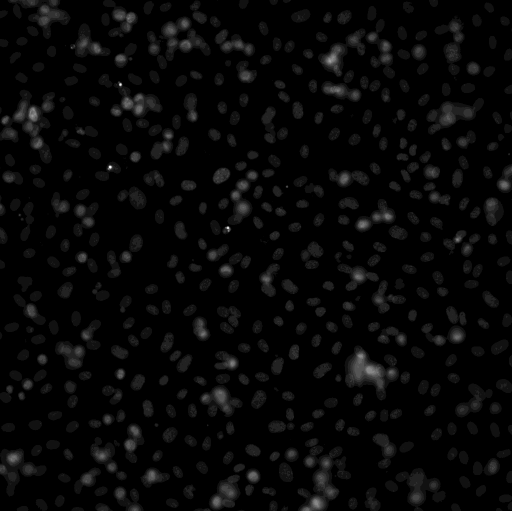
#> input picture fig3/v2/runs_preflight/optimise_by_eye_nuclei_r2/agent_folder/image.tif, 1024 x 1022 px, found by its file name (shown at 1/2 size)
$ python code_as_returned.py
#> lines starting #> are read from the running program, lines starting #| are printed output that depends on the picture; after the words box and inside, x2 and y2 are one past the last pixel; in counts of white or black regions, pixels touching at a corner belong together
"""Segment endothelial nuclei in a 2D DAPI image; measure area (µm²) and aspect ratio.

Reads image.tif (Y, X; uint16, 12-bit) from the working directory and writes
labels.tif, measurements.csv and debug outputs (debug/).
"""
from __future__ import annotations

from dataclasses import dataclass
from pathlib import Path

import numpy as np
import pandas as pd
import tifffile
from scipy import ndimage as ndi
from skimage import filters, io, measure, morphology, segmentation

MAX_12BIT = 4095


@dataclass(frozen=True)
class Params:
    pixel_size_um: float = 0.65
    smooth_sigma_um: float = 0.65        # ~1 px Gaussian to suppress shot noise
    local_block_um: float = 35.0         # local-threshold window, > nucleus length (~16 µm)
    floor_mad_factor: float = 5.0        # global floor = median + 5 * robust sigma
    open_radius_px: int = 2              # removes thin bridges / specks
    split_h_px: float = 1.0              # h-maxima height on the distance map
    min_area_um2: float = 40.0
    max_area_um2: float = 250.0
    min_solidity: float = 0.88
    bright_factor: float = 2.5           # cancer-nucleus cut-off, x median object intensity
    keep_border: bool = False


def load_image(path: Path) -> np.ndarray:
    if not path.exists():
        raise FileNotFoundError(f"{path} not found in {Path.cwd()}")
    img = tifffile.imread(path)
    if img.ndim != 2:
        raise ValueError(f"Expected a 2D (Y, X) image, got shape {img.shape}")
    if img.dtype != np.uint16:
        raise ValueError(f"Expected uint16, got {img.dtype}")
    if img.max() > MAX_12BIT:
        raise ValueError(f"Max value {img.max()} exceeds 12-bit range ({MAX_12BIT})")
    n_saturated = int((img == MAX_12BIT).sum())
    if n_saturated:
        print(f"WARNING: {n_saturated} saturated pixels (value {MAX_12BIT}); "
              "intensity-based cancer-cell rejection is less reliable there.")
    return img


def smooth(img: np.ndarray, sigma_px: float) -> np.ndarray:
    return filters.gaussian(img.astype(np.float32), sigma=sigma_px, preserve_range=True)


def background_floor(smoothed: np.ndarray, mad_factor: float) -> float:
    median = np.median(smoothed)
    robust_sigma = 1.4826 * np.median(np.abs(smoothed - median))
    return float(median + mad_factor * robust_sigma)


def foreground_mask(smoothed: np.ndarray, p: Params) -> np.ndarray:
    block = int(round(p.local_block_um / p.pixel_size_um)) | 1  # must be odd
    local = filters.threshold_local(smoothed, block_size=block, method="gaussian")
    mask = (smoothed > local) & (smoothed > background_floor(smoothed, p.floor_mad_factor))
    mask = ndi.binary_fill_holes(mask)
    footprint = morphology.disk(p.open_radius_px)
    return ndi.binary_opening(mask, structure=footprint)


def split_touching(mask: np.ndarray, h_px: float) -> np.ndarray:
    """Watershed on the distance map; h-maxima markers avoid over-splitting ellipses."""
    distance = filters.gaussian(ndi.distance_transform_edt(mask), sigma=1.0)
    markers = measure.label(morphology.h_maxima(distance, h_px))
    return segmentation.watershed(-distance, markers, mask=mask)


def describe_objects(labels: np.ndarray, raw: np.ndarray, p: Params) -> pd.DataFrame:
    table = pd.DataFrame(measure.regionprops_table(
        labels, intensity_image=raw,
        properties=("label", "area", "solidity", "intensity_mean", "bbox")))
    px_area = p.pixel_size_um ** 2
    table["area_um2"] = table["area"] * px_area
    h, w = labels.shape
    table["touches_border"] = ((table["bbox-0"] == 0) | (table["bbox-1"] == 0)
                               | (table["bbox-2"] == h) | (table["bbox-3"] == w))
    return table


def reject_reasons(table: pd.DataFrame, p: Params) -> pd.Series:
    size_ok = table["area_um2"].between(p.min_area_um2, p.max_area_um2)
    reference = table.loc[size_ok, "intensity_mean"].median()
    reason = pd.Series("", index=table.index)
    # Later rules overwrite earlier ones, so the first rule listed has the highest priority.
    reason[table["solidity"] < p.min_solidity] = "low_solidity"
    reason[table["intensity_mean"] > p.bright_factor * reference] = "bright_cancer_like"
    if not p.keep_border:
        reason[table["touches_border"]] = "touches_border"
    reason[~size_ok] = "size"
    print(f"Reference (median) object intensity: {reference:.1f}; "
          f"cancer cut-off: {p.bright_factor * reference:.1f}")
    return reason


def measure_final(labels: np.ndarray, p: Params) -> pd.DataFrame:
    props = measure.regionprops_table(
        labels, properties=("label", "area", "major_axis_length", "minor_axis_length"))
    table = pd.DataFrame(props)
    return pd.DataFrame({
        "label": table["label"],
        "area_um2": table["area"] * p.pixel_size_um ** 2,
        "aspect_ratio": table["major_axis_length"] / table["minor_axis_length"],
    })


def save_overlay(raw: np.ndarray, accepted: np.ndarray, rejected: np.ndarray, path: Path) -> None:
    base = np.clip(raw / np.percentile(raw, 99.5), 0, 1) ** 0.5
    rgb = np.dstack([base] * 3)
    rgb[segmentation.find_boundaries(rejected > 0)] = (1, 0, 0)   # red: rejected
    rgb[segmentation.find_boundaries(accepted > 0)] = (0, 1, 0)   # green: endothelial
    io.imsave(path, (rgb * 255).astype(np.uint8), check_contrast=False)


def main() -> None:
    p = Params()
    raw = load_image(Path("image.tif"))
#> in load_image, img is the input picture: shape (1022, 1024) uint16; min 48, max 4095, mean 224.9
#> in load_image, `n_saturated = int((img == MAX_12BIT).sum())`: n_saturated = 6
#| WARNING: 6 saturated pixels (value 4095); intensity-based cancer-cell rejection is less reliable there.
    debug = Path("debug")
    debug.mkdir(exist_ok=True)

    smoothed = smooth(raw, p.smooth_sigma_um / p.pixel_size_um)
    mask = foreground_mask(smoothed, p)
#> in foreground_mask, `local = filters.threshold_local(smoothed, block_size=block, method="ga..`:
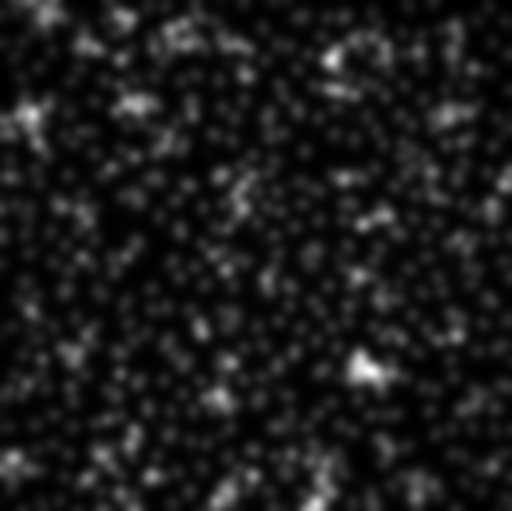
#> local: shape (1022, 1024) float32 (shown at 1/2 size); min 63.31, max 1520, mean 224.9; drawn with min black and max white
#> in background_floor, `median = np.median(smoothed)`: median = 110.1
#> in background_floor, `robust_sigma = 1.4826 * np.median(np.abs(smoothed - median))`: robust_sigma = 53.03
#> in foreground_mask, `mask = (smoothed > local) & (smoothed > background_floor(smoothed, p.f..`:
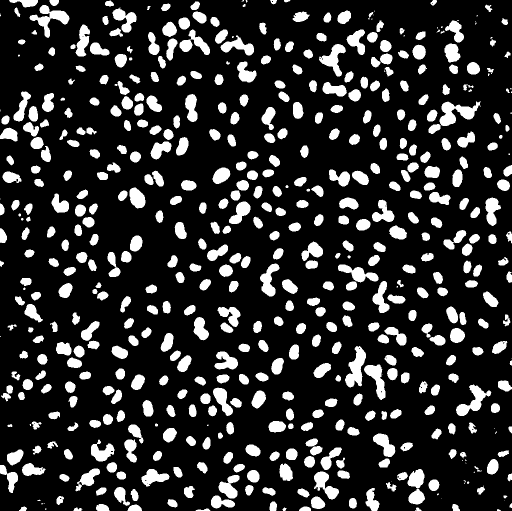
#> mask: shape (1022, 1024) bool (shown at 1/2 size); 18.4% white; 558 white regions (50 under 20 px), largest, box (x1, y1, x2, y2) and area: (879, 203, 962, 252) 1999, (690, 692, 732, 775) 1844, (59, 10, 139, 76) 1834
#> in foreground_mask, `mask = ndi.binary_fill_holes(mask)`: mask: shape (1022, 1024) bool; 18.5% white; 558 white regions (50 under 20 px), largest, box (x1, y1, x2, y2) and area: (879, 203, 962, 252) 1999, (690, 692, 732, 775) 1847, (59, 10, 139, 76) 1834
#> in foreground_mask, `return ndi.binary_opening(mask, structure=footprint)`: returned value: shape (1022, 1024) bool; 18.1% white; 516 white regions (11 under 20 px), largest, box (x1, y1, x2, y2) and area: (879, 203, 960, 252) 1966, (690, 692, 732, 775) 1840, (59, 10, 139, 76) 1822
    candidates = split_touching(mask, p.split_h_px)
#> in split_touching, `markers = measure.label(morphology.h_maxima(distance, h_px))`: markers: shape (1022, 1024) int64; 585 distinct labels, from 0 to 584
#> in split_touching, `return segmentation.watershed(-distance, markers, mask=mask)`:
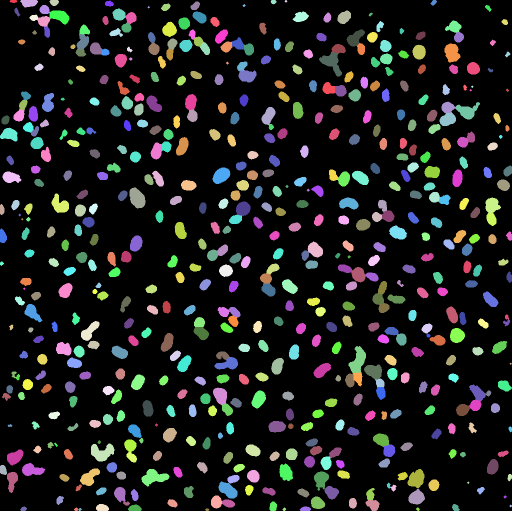
#> returned value: shape (1022, 1024) int64 (shown at 1/2 size); 585 distinct labels, from 0 to 584; one colour per label, 0 black
    table = describe_objects(candidates, raw, p)
#> in describe_objects, `table = pd.DataFrame(measure.regionprops_table( labels, intensity_imag..`: table = table of 584 rows and 8 columns
#> table = table of 584 rows and 10 columns
    table["reject_reason"] = reject_reasons(table, p)

    accepted_ids = table.loc[table["reject_reason"] == "", "label"].to_numpy()
#> accepted_ids = 434 values from 7 to 571
    accepted = np.where(np.isin(candidates, accepted_ids), candidates, 0)
#> accepted: shape (1022, 1024) int64; 435 distinct labels, from 0 to 571
    rejected = np.where((candidates > 0) & (accepted == 0), candidates, 0)
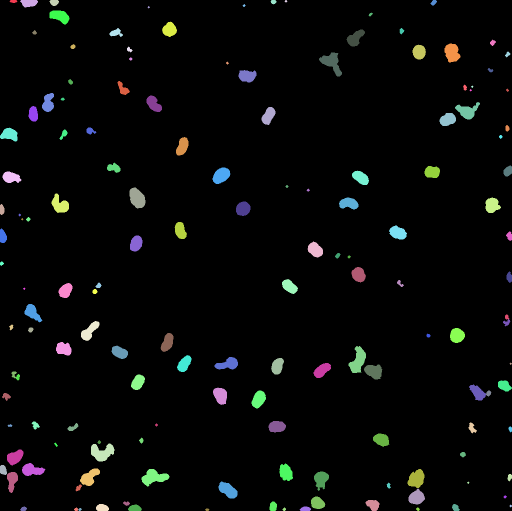
#> rejected: shape (1022, 1024) int64 (shown at 1/2 size); 151 distinct labels, from 0 to 584; one colour per label, 0 black
    final, _, _ = segmentation.relabel_sequential(accepted)
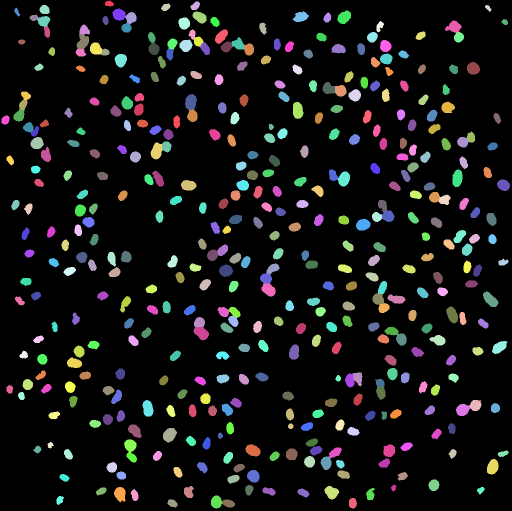
#> final: shape (1022, 1024) int64 (shown at 1/2 size); 435 distinct labels, from 0 to 434; one colour per label, 0 black
    if final.max() > np.iinfo(np.uint16).max:
        raise ValueError("More than 65535 objects; cannot store as uint16")

    tifffile.imwrite("labels.tif", final.astype(np.uint16))
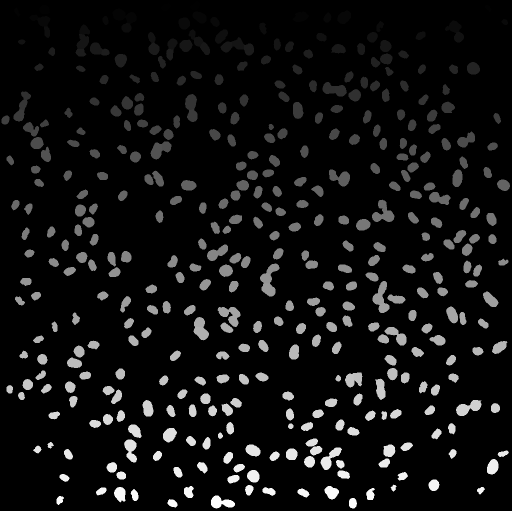
#> saved as labels.tif: shape (1022, 1024) uint16 (shown at 1/2 size); min 0, max 434, mean 28.7; drawn with min black and max white
    measure_final(final, p).to_csv("measurements.csv", index=False)
#> in measure_final, `props = measure.regionprops_table( labels, properties=("label", "area"..`: props = 4 items
#> in measure_final, `table = pd.DataFrame(props)`: table = table of 434 rows and 4 columns
    table.to_csv(debug / "all_candidates.csv", index=False)
    tifffile.imwrite(debug / "foreground_mask.tif", (mask * 255).astype(np.uint8))
    save_overlay(raw, accepted, rejected, debug / "overlay.png")
#> in save_overlay, `rgb[segmentation.find_boundaries(accepted > 0)] = (0, 1, 0)`:
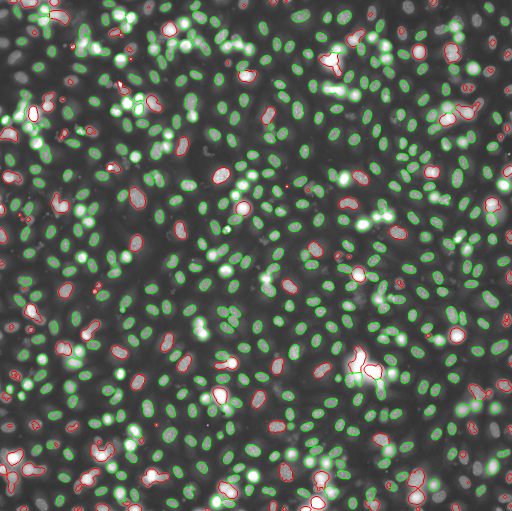
#> rgb: shape (1022, 1024, 3) float64 (shown at 1/2 size); mean of channels 0, 1, 2 0.342, 0.374, 0.327; drawn as R, G, B

    print(f"Candidates: {len(table)}; accepted endothelial nuclei: {final.max()}")
#| Candidates: 584; accepted endothelial nuclei: 434
    print(table["reject_reason"].replace("", "accepted").value_counts().to_string())
#| reject_reason
#| accepted              434
#| size                  121
#| touches_border         16
#| low_solidity           11
#| bright_cancer_like      2


if __name__ == "__main__":
    main()
